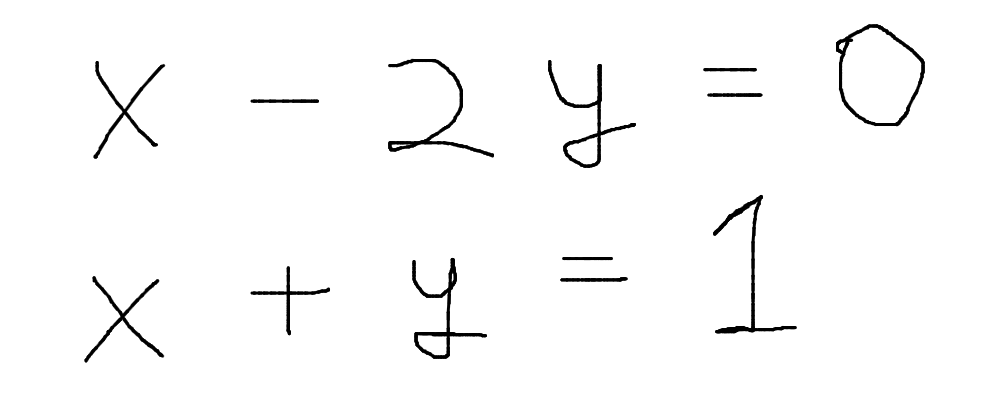
#> input picture Equation-Solver-main/internals/input.png, 1007 x 416 px
$ python -i segmentor.py   (imports and definitions only)
#> lines starting #> are read from the running program, lines starting #| are printed output that depends on the picture; after the words box and inside, x2 and y2 are one past the last pixel; in counts of white or black regions, pixels touching at a corner belong together; long printed decimals are rounded
import os
import sys
import cv2
import numpy as np
import matplotlib.pyplot as plt
root = os.getcwd()
OUTPUT_DIR = os.path.join(root, 'segmented')

def line_array(x):
    upper, lower = [], []
    for y in range(5, len(x) - 5):
        s_a, s_p = strtline(y, x)
        e_a, e_p = endline(y, x)
        if s_a >= 7 and s_p >= 5:
            upper.append(y)
        if e_a >= 5 and e_p >= 7:
            lower.append(y)
    return upper, lower

def strtline(y, array):
    prev,ahead = 0,0
    for i in array[y:y+10]:
        if i > 3:
            ahead += 1
    for i in array[y-10:y]:
        if i==0:
            prev += 1
    return ahead, prev

def endline(y, array):
    ahead = 0
    prev = 0
    for i in array[y:y+10]:
        if i==0:
            ahead += 1
    for i in array[y-10:y]:
        if i > 3:
            prev += 1
    return ahead, prev

def endline_word(y, array, a):
    ahead = 0
    prev = 0
    for i in array[y:y+2*a]:
        if i < 2:
            ahead += 1
    for i in array[y-a:y]:
        if i > 2:
            prev += 1
    return prev ,ahead

def end_line_array(array, a):
    list_endlines = []
    for y in range(len(array)):
        e_p, e_a = endline_word(y, array, a)
        # print(e_p, e_a)
        if e_a >= int(1.5*a) and e_p >= int(0.7*a):
            list_endlines.append(y)
    return list_endlines

def refine_endword(array):
    refine_list = []
    for y in range(len(array)-1):
        if array[y]+1 < array[y+1]:
            refine_list.append(array[y])

    if len(array) != 0:
        refine_list.append(array[-1])
    return refine_list

def refine_array(array_upper, array_lower):
    upper, lower = [], []
    for y in range(len(array_upper)-1):
        if array_upper[y] + 5 < array_upper[y+1]:
            upper.append(array_upper[y]-10)
    for y in range(len(array_lower)-1):
        if array_lower[y] + 5 < array_lower[y+1]:
            lower.append(array_lower[y]+10)
    upper.append(array_upper[-1]-10)
    lower.append(array_lower[-1]+10)
    return upper, lower

def letter_width(contours):
    letter_width_sum = 0
    count = 0
    for cnt in contours:
        if cv2.contourArea(cnt) > 20:
            x,y,w,h = cv2.boundingRect(cnt)
            letter_width_sum += w
            count += 1
    return letter_width_sum/count


def end_wrd_dtct(lines, i, bin_img, mean_lttr_width, total_width):
    count_y = np.zeros(shape = total_width)
    for x in range(total_width):
        for y in range(lines[i][0],lines[i][1]):
            if bin_img[y][x] == 255:
                count_y[x] += 1

    end_lines = end_line_array(count_y, int(mean_lttr_width))
    endlines = refine_endword(end_lines)
    return endlines

def get_letter_rect(k, contours):
    valid = True
    x,y,w,h = cv2.boundingRect(contours[k])
    for i in range(len(contours)):
        cnt = contours[i]
        if i == k:
            continue
        elif cv2.contourArea(cnt) < 50:
            continue

        x1,y1,w1,h1 = cv2.boundingRect(cnt)

        if abs(x1 + w1/2 - (x + w/2)) < 50:
            if y1 > y:
                h = abs(y - (y1 + h1))
                w = abs(x - (x1 + w1))
            else:
                valid = False
            break

    return (valid,x,y,w,h)

def letter_seg(lines_img, x_lines, i):
	copy_img = lines_img[i].copy()
	x_linescopy = x_lines[i].copy()

	letter_img = []
	letter_k = []
	minus_file = open("minus.txt","a")
	contours, hierarchy = cv2.findContours(copy_img,cv2.RETR_EXTERNAL,cv2.CHAIN_APPROX_SIMPLE)
	for k in range(len(contours)):
		cnt = contours[k]
		if cv2.contourArea(cnt) < 50:
			continue

		valid,x,y,w,h = get_letter_rect(k, contours)
		if valid:
			letter_k.append((x,y,w,h))
	letter = sorted(letter_k, key=lambda student: student[0])

	word = 1
	letter_index = 0
	temp = 0
	for e in range(len(letter)):
		if(letter[e][0]<x_linescopy[0]):
			letter_index += 1
			if letter[e][3] <= 15:
				minus_file.write(str(temp) + ".")
			letter_img_tmp = lines_img[i][letter[e][1]-5:letter[e][1]+letter[e][3]+5,letter[e][0]-5:letter[e][0]+letter[e][2]+5]
			letter_img = letter_img_tmp#cv2.resize(letter_img_tmp, dsize =(28, 28), interpolation = cv2.INTER_AREA)
			cv2.imwrite(os.path.join(OUTPUT_DIR, str(i+1)+'_'+str(word)+'_'+str(letter_index)+'.jpg'), 255-letter_img)
		else:
			x_linescopy.pop(0)
			word += 1
			letter_index = 1
			letter_img_tmp = lines_img[i][letter[e][1]-5:letter[e][1]+letter[e][3]+5,letter[e][0]-5:letter[e][0]+letter[e][2]+5]
			letter_img = cv2.resize(letter_img_tmp, dsize =(45, 45), interpolation = cv2.INTER_AREA)
			cv2.imwrite(OUTPUT_DIR+str(i+1)+'_'+str(word)+'_'+str(letter_index)+'.jpg', 255-letter_img)
		temp += 1
	minus_file.close()

def image_segmentation(filepath):
#> called with filepath = 'internals/input.png'
    print("\n........Program Initiated.......\n")
    src_img = cv2.imread(filepath, cv2.IMREAD_GRAYSCALE)
#> src_img is the input picture: shape (416, 1007); min 0, max 255, mean 249.9
    orig_height, orig_width = src_img.shape
#> orig_height = 416; orig_width = 1007

    print("\n Resizing Image........")
    width = 1320
    height = int(width * orig_height / orig_width)
#> height = 545
    src_img = cv2.resize(src_img, dsize=(width, height), interpolation=cv2.INTER_AREA)
#> src_img: shape (545, 1320)

    print("#---------Image Info:--------#")
    print("\tHeight =", height, "\n\tWidth =", width)
#| 	Height = 545
#| 	Width = 1320
    PIXEL_SET = 255
    kernel_size = 21
    normalized_mean = 20
    bin_img = cv2.adaptiveThreshold(src_img, PIXEL_SET, cv2.ADAPTIVE_THRESH_MEAN_C, cv2.THRESH_BINARY_INV, kernel_size,
                                    normalized_mean)
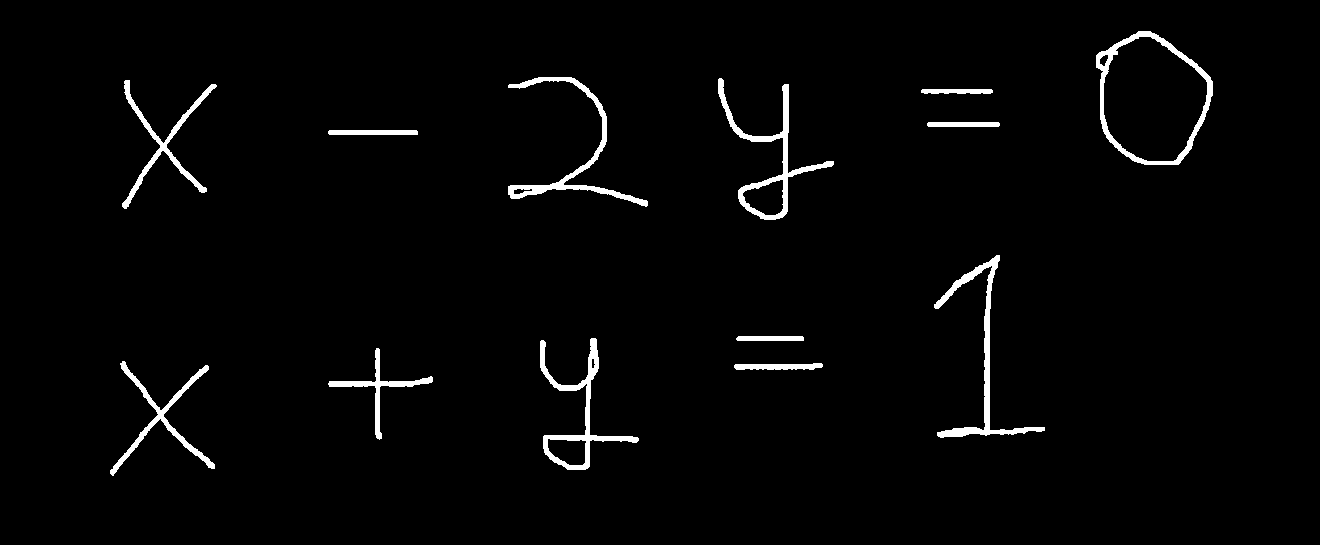
#> bin_img: shape (545, 1320); 2.2% white; 13 white regions, largest, box (x1, y1, x2, y2) and area: (718, 78, 834, 220) 2096, (934, 255, 1045, 438) 2086, (1096, 31, 1213, 165) 2077

    print("Noise Removal")
    kernel = cv2.getStructuringElement(cv2.MORPH_ELLIPSE, (3, 3))
    final_thr = cv2.morphologyEx(bin_img, cv2.MORPH_CLOSE, kernel)
#> final_thr: shape (545, 1320); 2.3% white; 13 white regions, largest, box (x1, y1, x2, y2) and area: (718, 78, 834, 220) 2109, (934, 255, 1045, 438) 2097, (1096, 31, 1213, 165) 2088
    contr_retrival = final_thr.copy()
    print("Character Segmentation")
    count_x = np.zeros(shape=(height))
#> count_x = 545 values from 0 to 0
    for y in range(height):
        for x in range(width):
            if bin_img[y][x] == PIXEL_SET:
                count_x[y] += 1

    upper_lines, lower_lines = line_array(count_x)
    upperlines, lowerlines = refine_array(upper_lines, lower_lines)
#> upperlines = [26, 250]; lowerlines = [233, 487]

    if len(upperlines) == len(lowerlines):
        lines = []
        for y in upperlines:
            final_thr[y][:] = PIXEL_SET
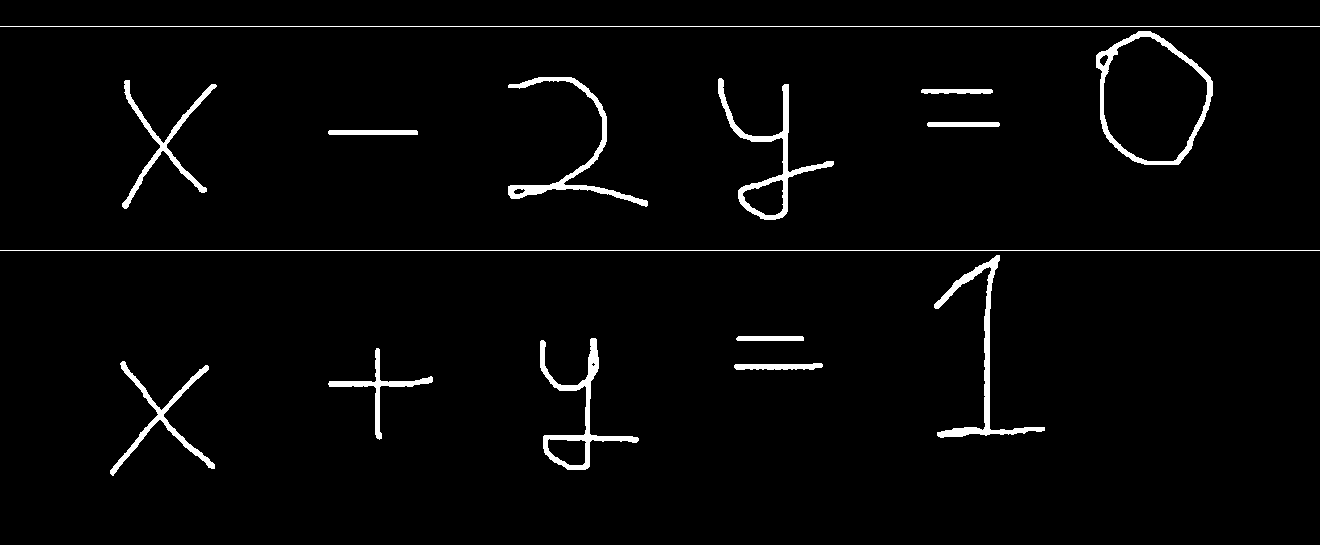
#> final_thr: shape (545, 1320); 2.6% white; 15 white regions, largest, box (x1, y1, x2, y2) and area: (718, 78, 834, 220) 2109, (934, 255, 1045, 438) 2097, (1096, 31, 1213, 165) 2088
        for y in lowerlines:
            final_thr[y][:] = PIXEL_SET
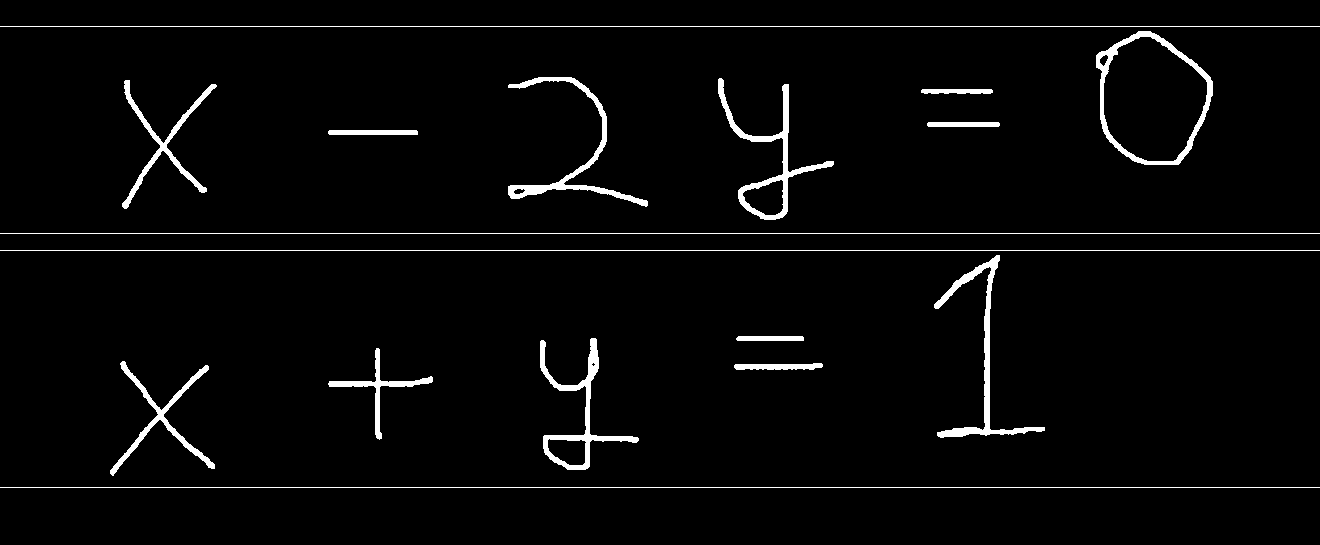
#> final_thr: shape (545, 1320); 3% white; 17 white regions
        for y in range(len(upperlines)):
            lines.append((upperlines[y], lowerlines[y]))
#> after the loop, lines = [(26, 233), (250, 487)]
    else:
        print("Unable to process the noisy image")
        showimages()
        k = cv2.waitKey(0)
        while 1:
            k = cv2.waitKey(0)
            if k & 0xFF == ord('q'):
                cv2.destroyAllWindows()
                exit()

    lines = np.array(lines)
#> lines = [[26, 233], [250, 487]]
    no_of_lines = len(lines)
    print("\nLines :", no_of_lines)
#| Lines : 2

    lines_img = []
    for i in range(no_of_lines):
        lines_img.append(bin_img[lines[i][0]:lines[i][1], :])
#> after the loop, lines_img = 2 items

    contours, hierarchy = cv2.findContours(contr_retrival, cv2.RETR_EXTERNAL, cv2.CHAIN_APPROX_SIMPLE)
#> contours = 13 contours; largest, box (x1, y1, x2, y2) and area: (1096, 31, 1213, 165) 11542, (718, 78, 834, 220) 2768, (540, 338, 639, 470) 2489, (934, 255, 1045, 438) 1755, (508, 77, 648, 207) 1666
    cv2.drawContours(src_img, contours, -1, (0, 255, 0), 1)
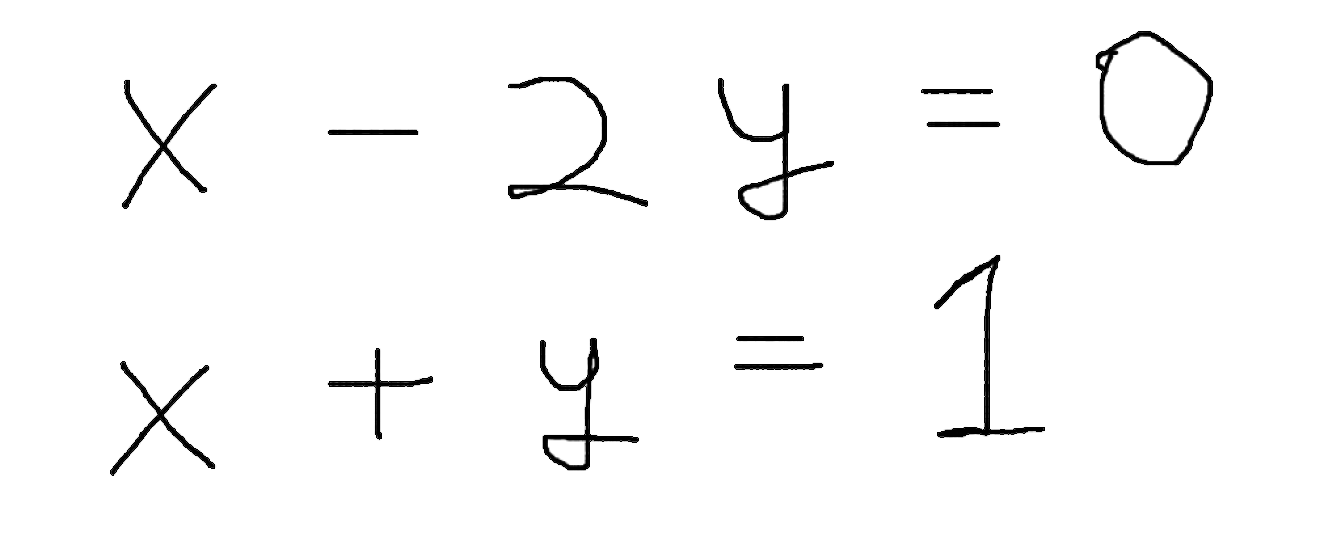
#> src_img: shape (545, 1320); min 0, max 255, mean 249.3

    mean_lttr_width = letter_width(contours)
#> the loop in letter_width, `for cnt in contours:` made 13 passes
#> (x, y, w, h, letter_width_sum) on passes 1 to 12: (734, 363, 89, 7, 89), (110, 361, 105, 115, 194), (328, 348, 105, 92, 299), (540, 338, 99, 132, 398), (736, 336, 68, 5, 466), (934, 255, 111, 183, 577), (328, 130, 90, 5, 667), (927, 122, 73, 5, 740), (921, 89, 72, 5, 812), (122, 80, 95, 129, 907), (718, 78, 116, 142, 1023), (508, 77, 140, 130, 1163)
#> after the loop in letter_width, `for cnt in contours:`: count = 13; letter_width_sum = 1280
#> mean_lttr_width = 98.46
    print("\nAverage Width of Each Letter:- ", mean_lttr_width)
#| Average Width of Each Letter:-  98.462
    x_lines = []

    for i in range(len(lines_img)):
        x_lines.append(end_wrd_dtct(lines, i, bin_img, mean_lttr_width, width))
#> this loop made 2 passes

    for i in range(len(x_lines)):
        x_lines[i].append(width)
#> this loop made 2 passes
    for i in range(len(lines)):
        letter_seg(lines_img, x_lines, i)
#> this loop made 2 passes
#> pass 1, in letter_seg, `cv2.imwrite(os.path.join(OUTPUT_DIR, str(i+1)+'_'+str(word)+'_'+str(le..`:
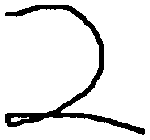
#> saved as 1_1_3.jpg: shape (140, 150); 90.8% white; 1 black region, box (x1, y1, x2, y2) and area: (5, 5, 145, 135) 1940
#> pass 1, in letter_seg, `cv2.imwrite(os.path.join(OUTPUT_DIR, str(i+1)+'_'+str(word)+'_'+str(le..`:
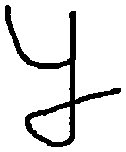
#> saved as 1_1_4.jpg: shape (152, 126); 89.1% white; 1 black region, box (x1, y1, x2, y2) and area: (5, 5, 121, 147) 2096
    contours, hierarchy = cv2.findContours(bin_img, cv2.RETR_EXTERNAL, cv2.CHAIN_APPROX_SIMPLE)
    for cnt in contours:
        if cv2.contourArea(cnt) > 20:
            x, y, w, h = cv2.boundingRect(cnt)
            cv2.rectangle(src_img, (x, y), (x + w, y + h), (0, 255, 0), 2)
#> this loop made 13 passes
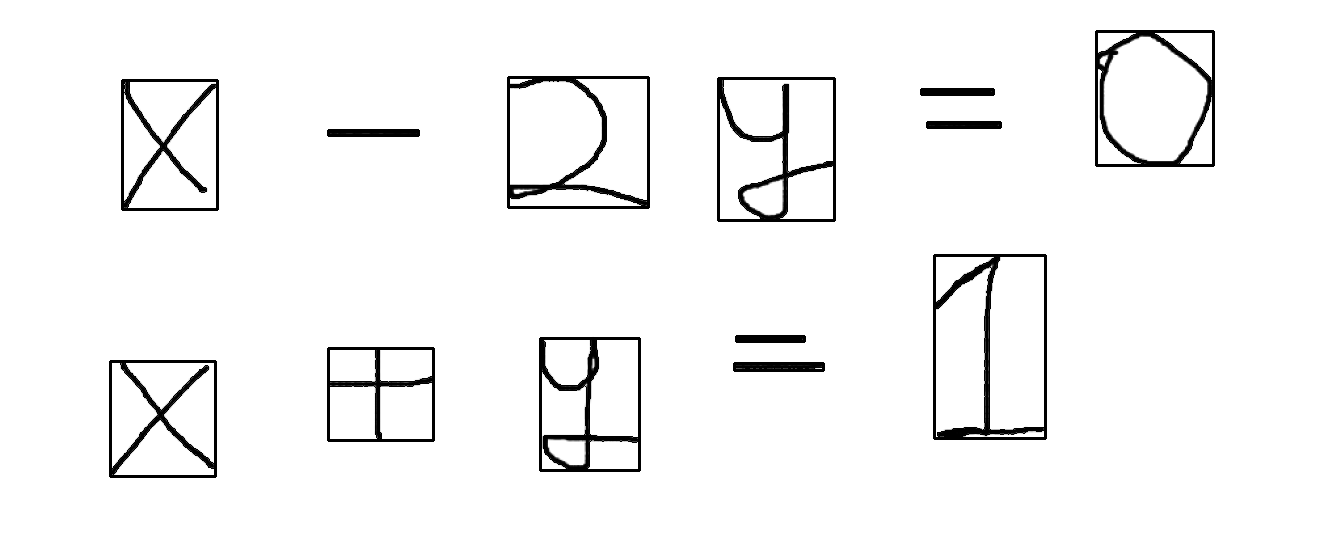
#> src_img: shape (545, 1320); 1.81% of pixels changed, all inside (x1, y1, x2, y2) = (109, 30, 1215, 478)

>>> result = image_segmentation('internals/input.png')
